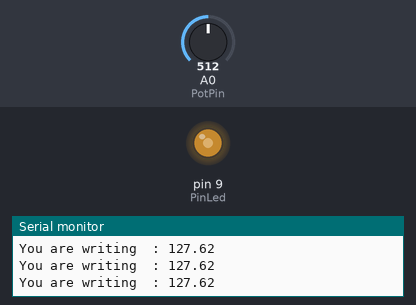
A sketch run on a simulated Arduino Uno, built with avr-gcc and run on an emulated ATmega328P. On the bench: output pins drawn as LEDs (lit = HIGH), the last lines printed to the serial monitor. The inputs (shaded band) are chosen by the test bench; at power-on: A0 (PotPin) = 512.

Above: at 1.2 s.
1.3 s: A0 (PotPin) set to 716
At 2.5 s:
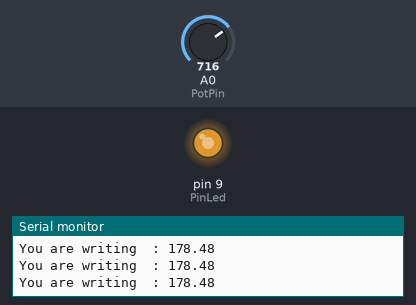
2.8 s: A0 (PotPin) set to 1004
At 3.5 s:
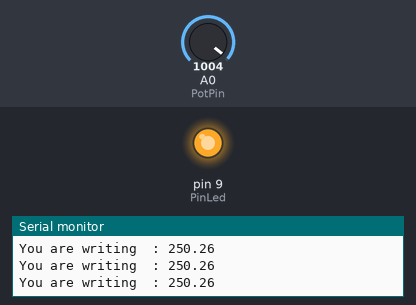
4.3 s: A0 (PotPin) set to 1023
At 4.8 s:
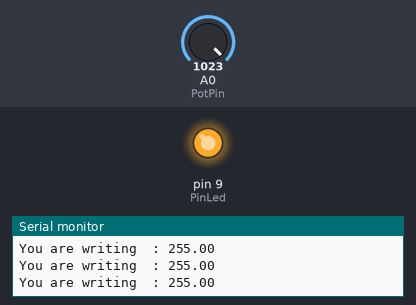
5.8 s: A0 (PotPin) set to 122
At 6.7 s:
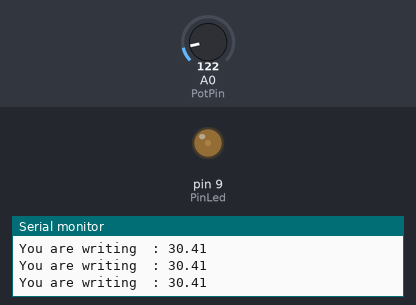
7.3 s: A0 (PotPin) set to 46
At 8.0 s:
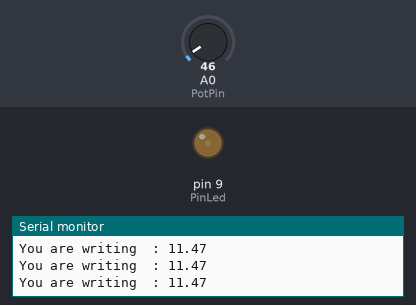
10.3 s: A0 (PotPin) set to 36
At 11.8 s:
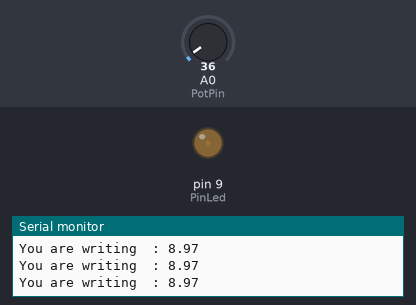
Timing chart, 0 to 13.3 s (numbered marks = the images above; inputs shaded):
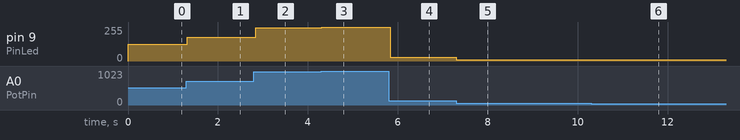

Measured:
- after the input at 1.3 s, pin 9 (PinLed): 127/255 → 178/255 at once
- after the input at 2.8 s, pin 9 (PinLed): 178/255 → 250/255 at once
- after the input at 4.3 s, pin 9 (PinLed): 250/255 → 255/255 at once
- after the input at 5.8 s, pin 9 (PinLed): 255/255 → 30/255 at once
- after the input at 7.3 s, pin 9 (PinLed): 30/255 → 11/255 at once
- after the input at 10.3 s, pin 9 (PinLed): 11/255 → 8/255 after 0.05 s

The sketch:

Lesson-11.ino
```cpp
int PinLed = 9;
int PotPin = A0;
int readValue;
float inVolt;
int delayTime = 50;

void setup() {

  pinMode(PinLed,OUTPUT);
  pinMode(PotPin,INPUT);
  Serial.begin(9600);

}

void loop() {

    readValue = analogRead(PotPin);
    inVolt = (255.00/1023.00)*readValue;
    Serial.print("You are writing  : ");
    Serial.println(inVolt);
    analogWrite(PinLed,inVolt);
    delay(delayTime);
}
```
